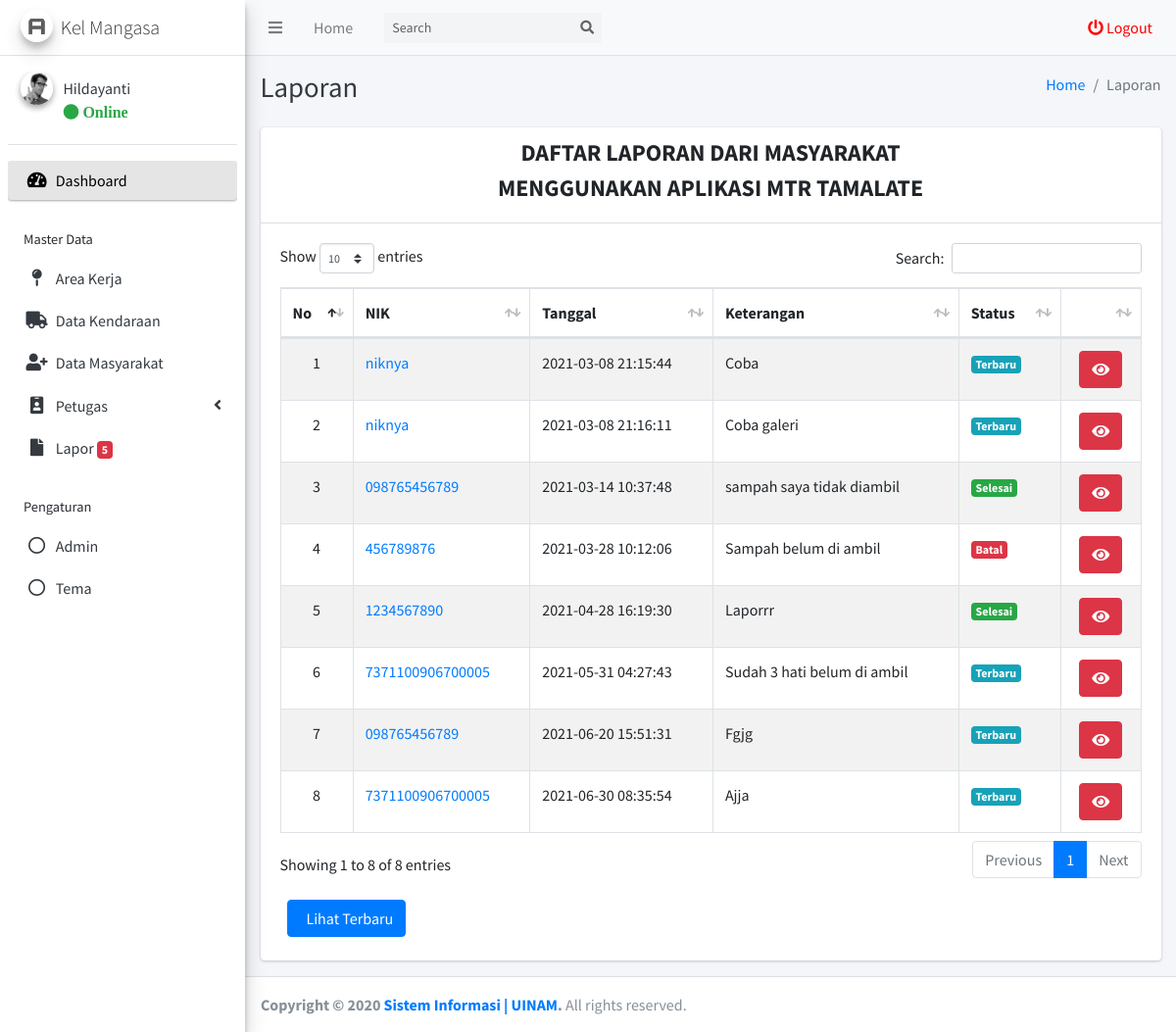
The page /kelurahan/admin/laporan/data.php (signed in) on the database its author committed.
### tables this page shows
CREATE TABLE `tb_akun_kelurahan` (
  `id_akun_kelurahan` int(11) NOT NULL,
  `nama_akun_kelurahan` varchar(255) NOT NULL,
  `username_akun_kelurahan` varchar(255) NOT NULL,
  `password_akun_kelurahan` varchar(255) NOT NULL,
  `foto_akun_kelurahan` varchar(255) NOT NULL,
  `kelurahan_akun_kelurahan` varchar(255) NOT NULL,
  `status_akun_kelurahan` varchar(255) NOT NULL
);

CREATE TABLE `tb_laporan` (
  `id_laporan` int(11) NOT NULL,
  `keterangan_laporan` varchar(255) NOT NULL,
  `foto_laporan` varchar(255) NOT NULL,
  `latitude_laporan` varchar(255) NOT NULL,
  `longitude_laporan` varchar(255) NOT NULL,
  `alamat_laporan` varchar(255) NOT NULL,
  `nik_laporan` varchar(255) NOT NULL,
  `kelurahan_laporan` varchar(255) NOT NULL,
  `area_laporan` varchar(255) NOT NULL,
  `petugas_id` varchar(255) NOT NULL,
  `masyarakat_id` varchar(255) NOT NULL,
  `staus_laporan` varchar(255) NOT NULL,
  `foto_tindakan_laporan` varchar(255) NOT NULL,
  `created_at` timestamp NOT NULL DEFAULT current_timestamp(),
  `update_at` timestamp NOT NULL DEFAULT current_timestamp()
);

### kelurahan/admin/laporan/data.php (the view, shortened to what this page needs)
<?php
require '../template/header/header.php';
$laporan = mysqli_query($conn, "SELECT * FROM tb_laporan WHERE kelurahan_laporan ='$get_data_akun[kelurahan_akun_kelurahan]'");
?>
  <div class="content-wrapper">
    <div class="content-header">
      <div class="container-fluid">
        <div class="row mb-2">
          <div class="col-sm-6">
            <h1 class="m-0 text-dark">Laporan</h1>
          </div>
          <div class="col-sm-6">
            <ol class="breadcrumb float-sm-right">
              <li class="breadcrumb-item"><a href="../">Home</a></li>
              <li class="breadcrumb-item active">Laporan</li>
            </ol>
          </div>
        </div>
      </div>
    </div>
    <section class="content">
      <div class="container-fluid">
        <div class="row">
          <div class="col-12">
            <div class="card">
              <div class="card-header">
              <h4 style="text-align: center;"><b>DAFTAR LAPORAN DARI MASYARAKAT</b></h4>
              <h4 style="text-align: center;"><b>MENGGUNAKAN APLIKASI MTR TAMALATE</b></h4>
              </div>
              <div class="card-body">
                <table id="example1" class="table table-bordered table-striped">
                  <thead>
                    <tr>
                    <th>No</th>
                    <th>NIK</th>
                    <th>Tanggal</th>
                    <th>Keterangan</th>
                    <th>Status</th>
                    <th></th>
                  </tr>
                  </thead>
                  <tbody id="table-approve">
                  <?php
                   $i = 1; foreach($laporan as $dta) {
                    ?>
                  <tr>
                  <td style="text-align: center;"><?= $i ?></td>
                    <td><a href="../masyarakat/detail.php?id_masyarakat=<?= $dta['masyarakat_id'] ?>"> <?= $dta['nik_laporan'] ?></a></td>
                    <td><?= $dta['created_at'] ?></td>
                    <td><?= $dta['keterangan_laporan'] ?></td>
                    <?php
                      if ($dta['staus_laporan']=="Done"){
                        echo " <td><span class='badge bg-success'>Selesai</span></td>";
                      } else if ($dta['staus_laporan']=="Cancel"){
                        echo " <td><span class='badge bg-danger'>Batal</span></td>";
                      } else if ($dta['staus_laporan']=="Proccess") {
                        echo " <td><span class='badge bg-secondary'>Proses</span></td>";
                      } else {
                        echo " <td><span class='badge bg-info'>Terbaru</span></td>";
                      }
                    ?>
                    <td style="text-align:center">
                      <button type="button" class="btn btn-danger" data-toggle="modal" data-target="#modal-detail-laporan<?= $dta['id_laporan'] ?>"><i class="fa fa-eye"></i></button>
                    </td>
                  </tr>
                  <?php
                  $i = $i + 1; }
                  ?>
                  </tbody>
                </table>
              </div>
                <div class="col-12" style="margin-left: 20px;" >
                <a href="terbaru.php" type="button" class="btn btn-primary">&nbsp Lihat Terbaru</a>
                </div>
              <br>
            </div>
          </div>
        </div>
      </div>
    </section>
  </div>
<?php
require '../template/footer/footer.php';
?>

### kelurahan/admin/template/header/header.php (shortened to what this page needs)
<?php
require('../../../koneksi.php');
$get_id_session = $_SESSION['get_id_kelurahan'];
$query_header_akun = mysqli_query($conn, "SELECT * FROM tb_akun_kelurahan WHERE id_akun_kelurahan = '$get_id_session'");
$get_data_akun = mysqli_fetch_assoc($query_header_akun);
$nama_header = $get_data_akun['nama_akun_kelurahan'];
$kelurahan_header = $get_data_akun['kelurahan_akun_kelurahan'];
?>
<!DOCTYPE html>
<html>
<head>
  <link rel="stylesheet" href="../../../assets/plugins/fontawesome-free/css/all.min.css">
  <link rel="stylesheet" href="../../../assets/plugins/ekko-lightbox/ekko-lightbox.css">
  <link rel="stylesheet" href="https://code.ionicframework.com/ionicons/2.0.1/css/ionicons.min.css">
  <link rel="stylesheet" href="../../../assets/plugins/tempusdominus-bootstrap-4/css/tempusdominus-bootstrap-4.min.css">
  <link rel="stylesheet" href="../../../assets/plugins/datatables-bs4/css/dataTables.bootstrap4.min.css">
  <link rel="stylesheet" href="../../../assets/plugins/datatables-responsive/css/responsive.bootstrap4.min.css">
  <link href="https://cdn.jsdelivr.net/gh/gitbrent/bootstrap-switch-button@1.1.0/css/bootstrap-switch-button.min.css" rel="stylesheet">
  <link rel="stylesheet" href="../../../assets/dist/css/adminlte.min.css">
  <link rel="stylesheet" href="../../../assets/plugins/overlayScrollbars/css/OverlayScrollbars.min.css">
</head>
<body class="hold-transition sidebar-mini layout-fixed">
<div class="wrapper">
  <nav class="main-header navbar navbar-expand navbar-grey navbar-light">
    <ul class="navbar-nav">
      <li class="nav-item">
        <a class="nav-link" data-widget="pushmenu" href="#" role="button"><i class="fas fa-bars"></i></a>
      </li>
      <li class="nav-item d-none d-sm-inline-block">
        <a href="../index.php" class="nav-link">Home</a>
      </li>
    </ul>
    <form class="form-inline ml-3">
      <div class="input-group input-group-sm">
        <input class="form-control form-control-navbar" type="search" placeholder="Search" aria-label="Search">
        <div class="input-group-append">
          <button class="btn btn-navbar" type="submit">
            <i class="fas fa-search"></i>
          </button>
        </div>
      </div>
    </form>
    <ul class="navbar-nav ml-auto">
      <li class="nav-item">
        <a style="color: red;" class="nav-link" data-toggle="modal" data-target="#modal-default"  href="" role="button">
          <i class="fas fa fa-power-off" style="color: red;"></i> Logout
        </a>
      </li>
    </ul>
  </nav>
  <aside class="main-sidebar sidebar-light-grey elevation-3">
    <a href="../index.php" class="brand-link">
      <img src="../../../assets/dist/img/AdminLTELogo.png" alt="Logo Kabupaten Soppeng" class="brand-image img-circle elevation-3"
           style="opacity: .8">
      <span class="brand-text font-weight-light">Kel <?= $kelurahan_header ?></span>
    </a>
    <div class="sidebar">
      <div class="user-panel mt-3 pb-3 mb-3 d-flex">
        <div class="image">
          <img src="../../../assets/dist/img/user2-160x160.jpg" class="img-circle elevation-2" alt="User Image">
        </div>
        <div class="info">
          <a href="#" class="d-block"><?= $nama_header ?></a>
          <a href="#"<i class="fa fa-circle text-success"></i> Online</a>
        </div>
      </div>
      <nav class="mt-2">
        <ul class="nav nav-pills nav-sidebar flex-column" data-widget="treeview" role="menu" data-accordion="false">
          <li class="nav-item has-treeview menu-open">
            <a href="../" class="nav-link active">
              <i class="nav-icon fas fa-tachometer-alt"></i>
              <p>
                Dashboard
              </p>
            </a>
          </li>
          <li class="nav-header">Master Data</li>
          <li class="nav-item">
            <a href="../area/data.php" class="nav-link">
              <i class="nav-icon fa fa-map-pin"></i>
              <p>
                Area Kerja
              </p>
            </a>
          </li>
          <li class="nav-item">
            <a href="../kendaraan/data.php" class="nav-link">
              <i class="nav-icon fa fa-truck"></i>
              <p>
                Data Kendaraan
              </p>
            </a>
          </li>
          <li class="nav-item">
            <a href="../masyarakat/data.php" class="nav-link">
              <i class="nav-icon fa fa-user-plus"></i>
              <p>
                Data Masyarakat
              </p>
            </a>
          </li>
          <li class="nav-item">
            <a href="" class="nav-link">
              <i class="nav-icon fa fa-id-badge"></i>
              <p>
                Petugas
                <i class="fas fa-angle-left right"></i>
              </p>
            </a>
          </li>
          <li class="nav-item">
          <?php
            $laporan = mysqli_query($conn, "SELECT * FROM tb_laporan WHERE kelurahan_laporan = '$get_data_akun[kelurahan_akun_kelurahan]' AND staus_laporan = 'New'");
            $row_laporan = mysqli_num_rows($laporan);
            $row_laporan_final = $row_laporan;
          ?>
            <a href="#" class="nav-link">
              <i class="far fa fa-file nav-icon"></i>
              <p>
                Lapor
                <span class="badge badge-danger"><?= $row_laporan_final ?></span>
              </p>
            </a>
          </li>
          <li class="nav-header">Pengaturan</li>
          <li class="nav-item">
            <a href="../user/data.php" class="nav-link">
              <i class="far fa-circle nav-icon"></i>
              <p>
                Admin
              </p>
            </a>
          </li>
          <li class="nav-item">
            <a class="nav-link" data-widget="control-sidebar" data-slide="true" href="#" role="button">
              <i class="far fa-circle nav-icon"></i>
              <p>
                Tema
              </p>
            </a>
          </li>
          <li class="nav-header"></li>
        </ul>
      </nav>
    </div>
  </aside>

### rows shown on the page
tb_akun_kelurahan: kelurahan_akun_kelurahan "Mangasa", nama_akun_kelurahan "Hildayanti"
tb_laporan: nik_laporan "niknya", created_at "2021-03-08 21:15:44", keterangan_laporan "Coba", staus_laporan "Terbaru"
tb_laporan: nik_laporan "niknya", created_at "2021-03-08 21:16:11", keterangan_laporan "Coba galeri", staus_laporan "Terbaru"
tb_laporan: nik_laporan "098765456789", created_at "2021-03-14 10:37:48", keterangan_laporan "sampah saya tidak diambil", staus_laporan "Selesai"
tb_laporan: nik_laporan "456789876", created_at "2021-03-28 10:12:06", keterangan_laporan "Sampah belum di ambil", staus_laporan "Batal"
tb_laporan: nik_laporan "1234567890", created_at "2021-04-28 16:19:30", keterangan_laporan "Laporrr", staus_laporan "Selesai"
tb_laporan: nik_laporan "7371100906700005", created_at "2021-05-31 04:27:43", keterangan_laporan "Sudah 3 hati belum di ambil", staus_laporan "Terbaru"
tb_laporan: nik_laporan "098765456789", created_at "2021-06-20 15:51:31", keterangan_laporan "Fgjg", staus_laporan "Terbaru"
tb_laporan: nik_laporan "7371100906700005", created_at "2021-06-30 08:35:54", keterangan_laporan "Ajja", staus_laporan "Terbaru"

### other values the page prints
$row_laporan_final "5"
